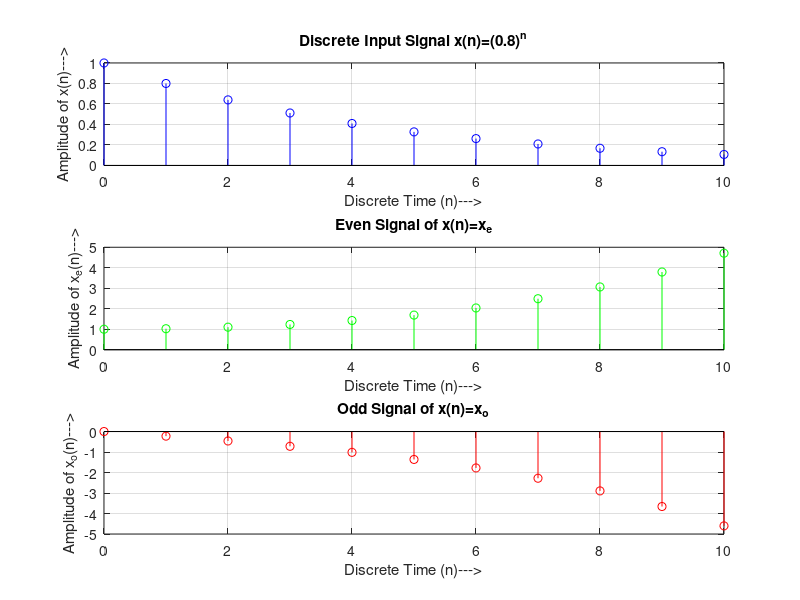

Source code (MATLAB):
% EVEN AND ODD SIGNAL
n=0:1:10;
x=(0.8).^n;
x_rev=(0.8).^(-n);
x_e=(x+x_rev)/2;
x_o=(x-x_rev)/2;
% INPUT SIGNAL
subplot(3,1,1);
stem(n,x,'b');
xlabel('Discrete Time (n)--->');
ylabel('Amplitude of x(n)--->');
title('Discrete Input Signal x(n)=(0.8)^n');
grid on;
% EVEN SIGNAL
subplot(3,1,2);
stem(n,x_e,'g');
xlabel('Discrete Time (n)--->');
ylabel('Amplitude of x_e(n)--->');
title('Even Signal of x(n)=x_e');
grid on;
% ODD SIGNAL
subplot(3,1,3);
stem(n,x_o,'r');
xlabel('Discrete Time (n)--->');
ylabel('Amplitude of x_o(n)--->');
title('Odd Signal of x(n)=x_o');
grid on;
